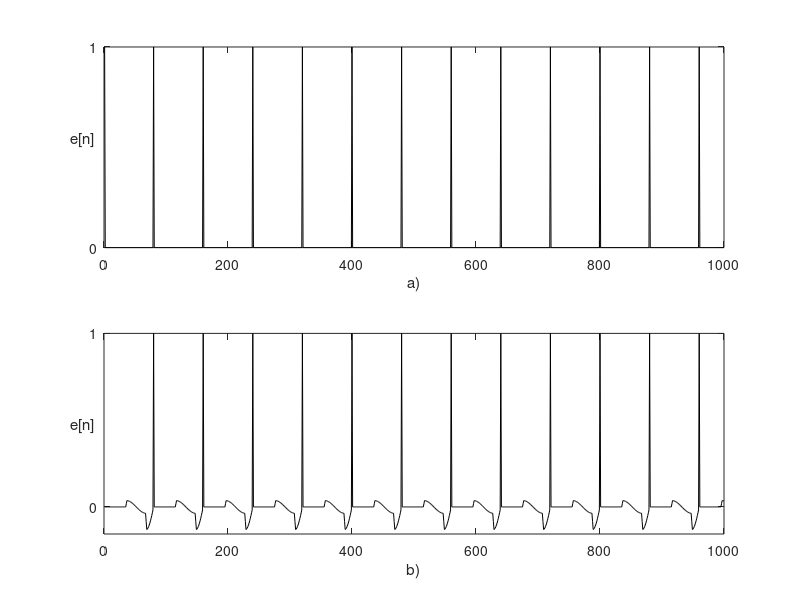

Here is the MATLAB script that generated this plot: (Note: this script raises an error after producing the figure.)
clear all
close all
clc

% AR model parameters
a1 = -2.22; a2 = 2.89; a3 = -3.08; a4 = 3.27; a5 = -2.77; a6 = 2.35; a7 = -1.7; a8 = 0.75;
A = [1 a1 a2 a3 a4 a5 a6 a7 a8];
B = 1;
length_signal = 256;
f_pitch = 125; % pitch frequency of the synthetized signal

%% Synthetize signal
% Strube's glottal waveform
Tp = 8e-3; Ts = 3.2e-3; Tn = 1.2e-3; Tp_odb = 80; T_sample = 1e-4; % parameters of the strube wave excitation
Glotal=zeros(Tp_odb,1);
for m = 1:Tp_odb
    if m*T_sample < Ts
        Glotal(m) = ( sin( pi*m*T_sample/2/Ts ) )^2;
    elseif m*T_sample < Ts+Tn
        Glotal(m) = cos( pi*( m*T_sample-Ts )/2/Tn );
    else
        Glotal(m) = 0;
    end
end
Glotal = Glotal*ones(1,20); Glotal = Glotal(1:1100);
ug_prim = ( [Glotal 0]-[0 Glotal] ); ug_prim = ug_prim(1:end-1);
ug_sek=( [ug_prim 0] - [0 ug_prim] ); ug_sek = ug_sek(1:end-1);
Strube = ug_sek(46:1045); Strube = Strube./max(Strube);
s_strube = filter(B,A,Strube); s_pom = s_strube;
s_strube_orig = s_strube; % Synthetized signal wihout noise
eps = 0.05; %Probability of outlier occurence
sig1 = 2e-4; sig2 = 100*sig1;
pom2 = randn(1,1000); pom1 = rand(1,1000);

for m = 1:length(s_strube)
    if pom1(m) < eps
        temp = sig2*pom2(m);
    else
        temp = sig1*pom2(m);
    end
    s_pom(m) = s_strube(m) + temp;
end
s_strube = s_pom; % Synthetized signal with noise

% Train of Dirac pulses
Ts = 1e-4; Tp = 8e-3; Tp_odb = Tp/Ts; % parameters of the train of dirac pulses excitation

Dirac = zeros(1,1000); height=1;
Dirac(1) = height;
for m = 1:length(Dirac)
    if ~mod( m,Tp_odb )
        Dirac(m) = height;
    end
end
s_dirac = filter(B,A,Dirac);
s_dirac_orig = s_dirac; % Synthetized signal wihout noise

for m = 1:length(s_dirac)
    if pom1(m) < eps
        temp = sig2*pom2(m);
    else
        temp = sig1*pom2(m);
    end
    s_pom(m) = s_dirac(m) + temp;
end
s_dirac = s_pom; % Synthetized signal with noise

%% Plotting the excitations

figure(1)
set(0,'DefaultAxesTitleFontWeight','normal');
subplot(2,1,1)
plot(Dirac,'k')
xlabel('a)')
ylabel('e[n]','Rotation',0)
yticks([0 1]);

subplot(2,1,2)
plot(Strube,'k'), ylim([1.2*min(Strube) 1])
xlabel({'b)'}), ylabel('e[n]','Rotation',0)
yticks([0 1]);
%% Evaluating the AR model parameters using LSQ, DUTTER and WLSQ algorithms
s = s_dirac_orig;
A_LSQ = zeros( length(s), 8 ); A_DUTTER = zeros(length(s), 8 ); A_WLSQ = zeros( length(s), 8 );
for m = length_signal:length(s)
    A_LSQ(m,:) = LSQ( s(m-length_signal+1:m)', 8 ); %acquired using windowing
    [A_DUTTER(m,:), d] = Dutter( s(m-length_signal+1:m)', 8, A_LSQ(m,:)' );
    A_WLSQ(m,:) = WLSQ( s(m-length_signal+1:m)', 8, A_DUTTER(m,:)', d );
end
A_LSQ1 = A_LSQ; A_DUTTER1 = A_DUTTER; A_WLSQ1 = A_WLSQ;

s = s_dirac;
A_LSQ = zeros( length(s), 8 ); A_DUTTER = zeros( length(s), 8 ); A_WLSQ = zeros( length(s), 8 );
for m = length_signal:length(s)
    A_LSQ(m,:) =LSQ(s(m-length_signal+1:m)',8); %acquired using windowing
    [A_DUTTER(m,:), d] = Dutter( s(m-length_signal+1:m)', 8, A_LSQ(m,:)');
    A_WLSQ(m,:) = WLSQ( s(m-length_signal+1:m)', 8, A_DUTTER(m,:)', d);
end
A_LSQ2 = A_LSQ; A_DUTTER2 = A_DUTTER; A_WLSQ2 = A_WLSQ;

s = s_strube_orig;
A_LSQ = zeros( length(s), 8 ); A_DUTTER = zeros( length(s), 8 ); A_WLSQ = zeros( length(s), 8 );
for m = length_signal:length(s)
    A_LSQ(m,:) = LSQ( s(m-length_signal+1:m)', 8 ); %acquired using windowing
    [A_DUTTER(m,:), d] = Dutter( s(m-length_signal+1:m)', 8, A_LSQ(m,:)' );
    A_WLSQ(m,:) = WLSQ( s(m-length_signal+1:m)', 8, A_DUTTER(m,:)', d );
end
A_LSQ3 = A_LSQ; A_DUTTER3 = A_DUTTER; A_WLSQ3 = A_WLSQ;

s = s_strube;
A_LSQ = zeros( length(s), 8 ); A_DUTTER = zeros( length(s), 8 ); A_WLSQ = zeros( length(s), 8 );
for m = length_signal:length(s)
    A_LSQ(m,:) = LSQ( s(m-length_signal+1:m)', 8 ); %acquired using windowing
    [A_DUTTER(m,:), d] = Dutter( s(m-length_signal+1:m)', 8, A_LSQ(m,:)' );
    A_WLSQ(m,:) = WLSQ( s(m-length_signal+1:m)', 8, A_DUTTER(m,:)', d );
end
A_LSQ4 = A_LSQ; A_DUTTER4 = A_DUTTER; A_WLSQ4 = A_WLSQ;

%% Plotting the results
x_osa = length_signal+1:length(A_LSQ);
figure(2)
close(2)
figure(2), hold off
subplot(2,2,1)
plot(x_osa,A_LSQ1(length_signal+1:end,1),'b'), hold all, plot(x_osa,A_DUTTER1(length_signal+1:end,1),'r'), plot(x_osa,A_WLSQ1(length_signal+1:end,1),'k')
ylim([-2.3 -2.16]), xlim([length_signal+1 x_osa(end)]), xlabel('a)')

subplot(2,2,2)
plot(x_osa,A_LSQ2(length_signal+1:end,1),'b'), hold all, plot(x_osa,A_DUTTER2(length_signal+1:end,1),'r'), plot(x_osa,A_WLSQ2(length_signal+1:end,1),'k')
ylim([-2.3 -2.16]), xlim([length_signal+1 x_osa(end)]), xlabel('b)'), legend('LSQ','Dutter','RBLP','Location','Best')
subplot(2,2,3)
plot(x_osa,A_LSQ3(length_signal+1:end,1),'b'), hold all, plot(x_osa,A_DUTTER3(length_signal+1:end,1),'r'), plot(x_osa,A_WLSQ3(length_signal+1:end,1),'k')
ylim([-2.3 -2.16]), xlim([length_signal+1 x_osa(end)]), xlabel('c)')
subplot(2,2,4)
plot(x_osa,A_LSQ4(length_signal+1:end,1),'b'), hold all, plot(x_osa,A_DUTTER4(length_signal+1:end,1),'r'), plot(x_osa,A_WLSQ4(length_signal+1:end,1),'k')
ylim([-2.3 -2.16]), xlim([length_signal+1 x_osa(end)]), xlabel('d)')

sr1=mean(A_WLSQ1(length_signal+1:end,1)); var1=var(A_WLSQ1(length_signal+1:end,1));
disp(['1: mean value: ' num2str(sr1) ', variance: ' num2str(var1)]);
sr2=mean(A_WLSQ2(length_signal+1:end,1)); var2=var(A_WLSQ2(length_signal+1:end,1));
disp(['2: mean value: ' num2str(sr2) ', variance: ' num2str(var2)]);
sr3=mean(A_WLSQ3(length_signal+1:end,1)); var3=var(A_WLSQ3(length_signal+1:end,1));
disp(['3: mean value: ' num2str(sr3) ', variance: ' num2str(var3)]);
sr4=mean(A_WLSQ4(length_signal+1:end,1)); var4=var(A_WLSQ4(length_signal+1:end,1));
disp(['4: mean value: ' num2str(sr4) ', variance: ' num2str(var4)]);

figure(3)
close(3)
figure(3), hold off
subplot(2,1,1)
plot(x_osa,A_LSQ1(length_signal+1:end,1),'b'), hold all, plot(x_osa,A_DUTTER1(length_signal+1:end,1),'r'), plot(x_osa,A_WLSQ1(length_signal+1:end,1),'k--','LineWidth',1.2)
ylim([-2.3 -2.15]), xlim([length_signal+1 x_osa(end)]), xlabel('a)')
ylabel('a_1','Rotation',0)
yticks([-2.3 -2.22 -2.15]);

subplot(2,1,2)
plot(x_osa,A_LSQ2(length_signal+1:end,1),'b'), hold all, plot(x_osa,A_DUTTER2(length_signal+1:end,1),'r'), plot(x_osa,A_WLSQ2(length_signal+1:end,1),'k')
ylim([-2.3 -2.15]), xlim([length_signal+1 x_osa(end)]), xlabel('b)'), legend('LSQ','Dutter','RBLP','Location','Southwest')
ylabel('a_1','Rotation',0)
yticks([-2.3 -2.22 -2.15]);

figure(4)
close(4)
figure(4), hold off

subplot(2,1,1)
plot(x_osa,A_LSQ3(length_signal+1:end,1),'b'), hold all, plot(x_osa,A_DUTTER3(length_signal+1:end,1),'r'), plot(x_osa,A_WLSQ3(length_signal+1:end,1),'k')
ylim([-2.3 -2.15]), xlim([length_signal+1 x_osa(end)]), xlabel('a)')
ylabel('a_1','Rotation',0)
yticks([-2.3 -2.22 -2.15]);

subplot(2,1,2)
plot(x_osa,A_LSQ4(length_signal+1:end,1),'b'), hold all, plot(x_osa,A_DUTTER4(length_signal+1:end,1),'r'), plot(x_osa,A_WLSQ4(length_signal+1:end,1),'k')
ylim([-2.3 -2.15]), xlim([length_signal+1 x_osa(end)]), xlabel('b)'), legend('LSQ','Dutter','RBLP','Location','Southwest')
ylabel('a_1','Rotation',0)
yticks([-2.3 -2.22 -2.15]);



